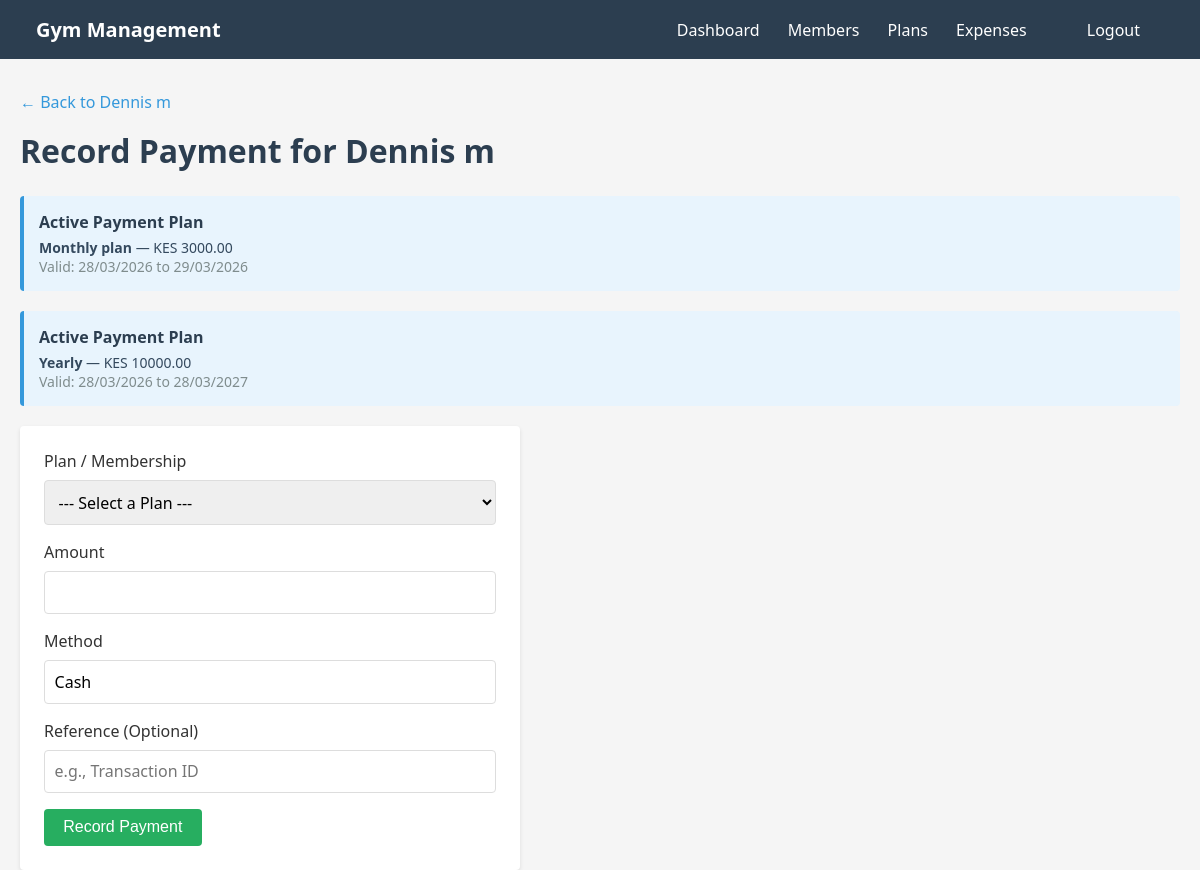
The page /members/7/payment/ (signed in) on the database its author committed.
### base/gym/models.py (models this page shows, shortened)
class Member(models.Model):
    full_name = models.CharField(max_length=120)
    phone = models.CharField(max_length=20, unique=True)
    email = models.EmailField(blank=True, null=True)
    address = models.CharField(max_length=200, blank=True)
    joined_on = models.DateField(auto_now_add=True)
    membership_Plan = models.ForeignKey("MembershipPlan", on_delete=models.SET_NULL, null=True, blank=True)

class Membership(models.Model):
    member = models.ForeignKey(Member, on_delete=models.CASCADE, related_name="memberships")
    plan = models.ForeignKey(MembershipPlan, on_delete=models.PROTECT)
    start_date = models.DateField(default=timezone.now)
    end_date = models.DateField(blank=True, null=True)
    is_active = models.BooleanField(default=True)

class MembershipPlan(models.Model):
    name = models.CharField(max_length=60)
    price = models.DecimalField(max_digits=10, decimal_places=2)
    duration_days = models.PositiveIntegerField()
    def __str__(self):
        return f"{self.name} - {self.price}"

### base/gym/views.py (the view)
# urls.py: path("members/<int:member_id>/payment/", views.record_payment, name="record_payment"),
@login_required
def record_payment(request, member_id):
    member = get_object_or_404(Member, id=member_id)
    if request.method == "POST":
        form = PaymentForm(request.POST, member=member)
        if form.is_valid():
            payment = form.save(commit=False)
            payment.member = member
            plan = form.cleaned_data.get('plan')
            if plan:
                membership, created = Membership.objects.get_or_create(
                    member=member,
                    plan=plan,
                    is_active=True,
                    defaults={'start_date': timezone.now()}
                )
                payment.Membership = membership
            payment.save()
            messages.success(request, "Payment recorded successfully.")
            return redirect("member_detail", member_id=member.id)
    else:
        form = PaymentForm(member=member)
    return render(request, "gym/payment_form.html", {"form": form, "member": member})

### base/gym/forms.py
class PaymentForm(forms.ModelForm):
    plan = forms.ModelChoiceField(
        queryset=MembershipPlan.objects.all(),
        label="Plan / Membership",
        required=False,
        empty_label="--- Select a Plan ---"
    )
    class Meta:
        model = Payment
        fields = ["amount", "method", "reference"]
        widgets = {
            "method": forms.TextInput(attrs={"placeholder": "e.g., Cash, M-Pesa, Bank"}),
            "reference": forms.TextInput(attrs={"placeholder": "e.g., Transaction ID"}),
        }
    def __init__(self, *args, **kwargs):
        member = kwargs.pop('member', None)
        super().__init__(*args, **kwargs)

### base/templates/gym/payment_form.html (shortened to what this page needs)
{% extends 'gym/base.html' %}
{% block content %}
<a href="{% url 'member_detail' member.id %}" class="back-link">← Back to {{ member.full_name }}</a>
<h1>Record Payment for {{ member.full_name }}</h1>
{% for m in member.memberships.all %}
{% if m.is_active %}
<div
    style="background: #e8f4fd; border-left: 4px solid #3498db; padding: 15px; margin-bottom: 20px; border-radius: 4px;">
    <h4 style="margin: 0 0 5px 0; color: #2c3e50;">Active Payment Plan</h4>
    <p style="margin: 0; font-size: 14px; color: #34495e;">
        <strong>{{ m.plan.name }}</strong> — KES {{ m.plan.price }}<br>
        <span style="color: #7f8c8d;">Valid: {{ m.start_date|date:"d/m/Y" }} to {{ m.end_date|date:"d/m/Y" }}</span>
    </p>
</div>
{% endif %}
{% endfor %}
<form method="post">
    <div class="form-group">
        <label for="{{ form.plan.id_for_label }}">{{ form.plan.label }}</label>
        {{ form.plan }}
    </div>
    <div class="form-group">
        <label for="{{ form.amount.id_for_label }}">{{ form.amount.label }}</label>
        {{ form.amount }}
    </div>
    <div class="form-group">
        <label for="{{ form.method.id_for_label }}">{{ form.method.label }}</label>
        {{ form.method }}
    </div>
    <div class="form-group">
        <label for="{{ form.reference.id_for_label }}">{{ form.reference.label }} (Optional)</label>
        {{ form.reference }}
    </div>
    <button type="submit" class="btn btn-success">Record Payment</button>
</form>
{% endblock %}

### base/templates/gym/base.html (style rules this page uses)
* { margin: 0; padding: 0; box-sizing: border-box; }
body { font-family: 'Segoe UI', Tahoma, Geneva, Verdana, sans-serif; background-color: #f5f5f5; color: #333; }
h1 { color: #2c3e50; margin-bottom: 1.5rem; }
.btn { display: inline-block; padding: 0.6rem 1.2rem; background-color: #3498db; color: white; text-decoration: none; border: none; border-radius: 4px; cursor: pointer; font-size: 1rem; transition: background-color 0.3s; }
.btn-success { background-color: #27ae60; }
form { background: white; padding: 1.5rem; border-radius: 4px; box-shadow: 0 2px 4px rgba(0, 0, 0, 0.1); max-width: 500px; }
.form-group { margin-bottom: 1rem; }
label { display: block; margin-bottom: 0.5rem; font-weight: 500; }
input, select, textarea { width: 100%; padding: 0.6rem; border: 1px solid #ddd; border-radius: 4px; font-size: 1rem; font-family: inherit; }
.back-link { display: inline-block; margin-bottom: 1rem; color: #3498db; text-decoration: none; }

### rows shown on the page
Member: full_name "Dennis m"
Membership: plan.name "Monthly plan", plan.price "3000.00", start_date "28/03/2026", end_date "29/03/2026"
Membership: plan.name "Yearly", plan.price "10000.00", start_date "28/03/2026", end_date "28/03/2027"
